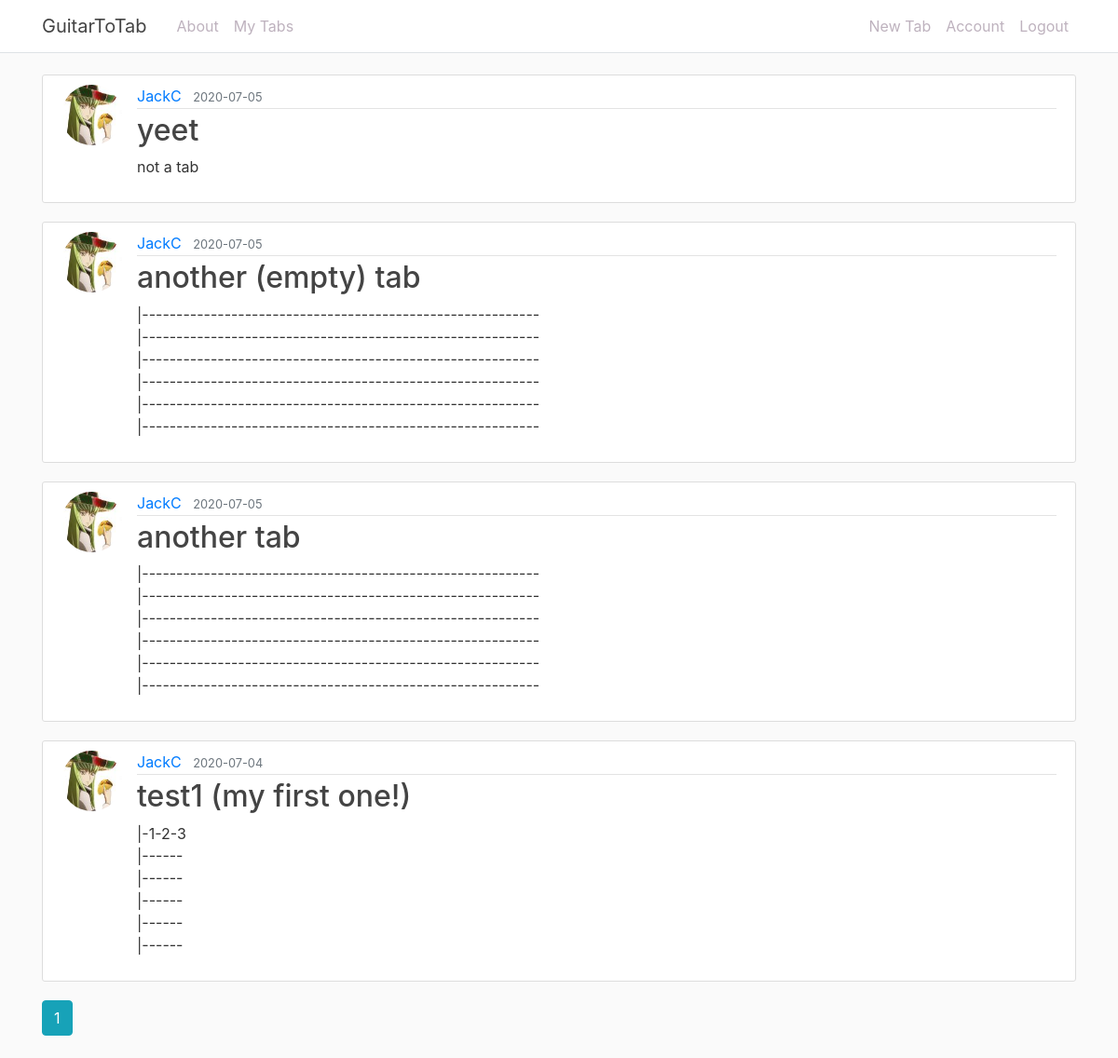
/my_tabs (signed in), run on an earlier commit of the app's database.
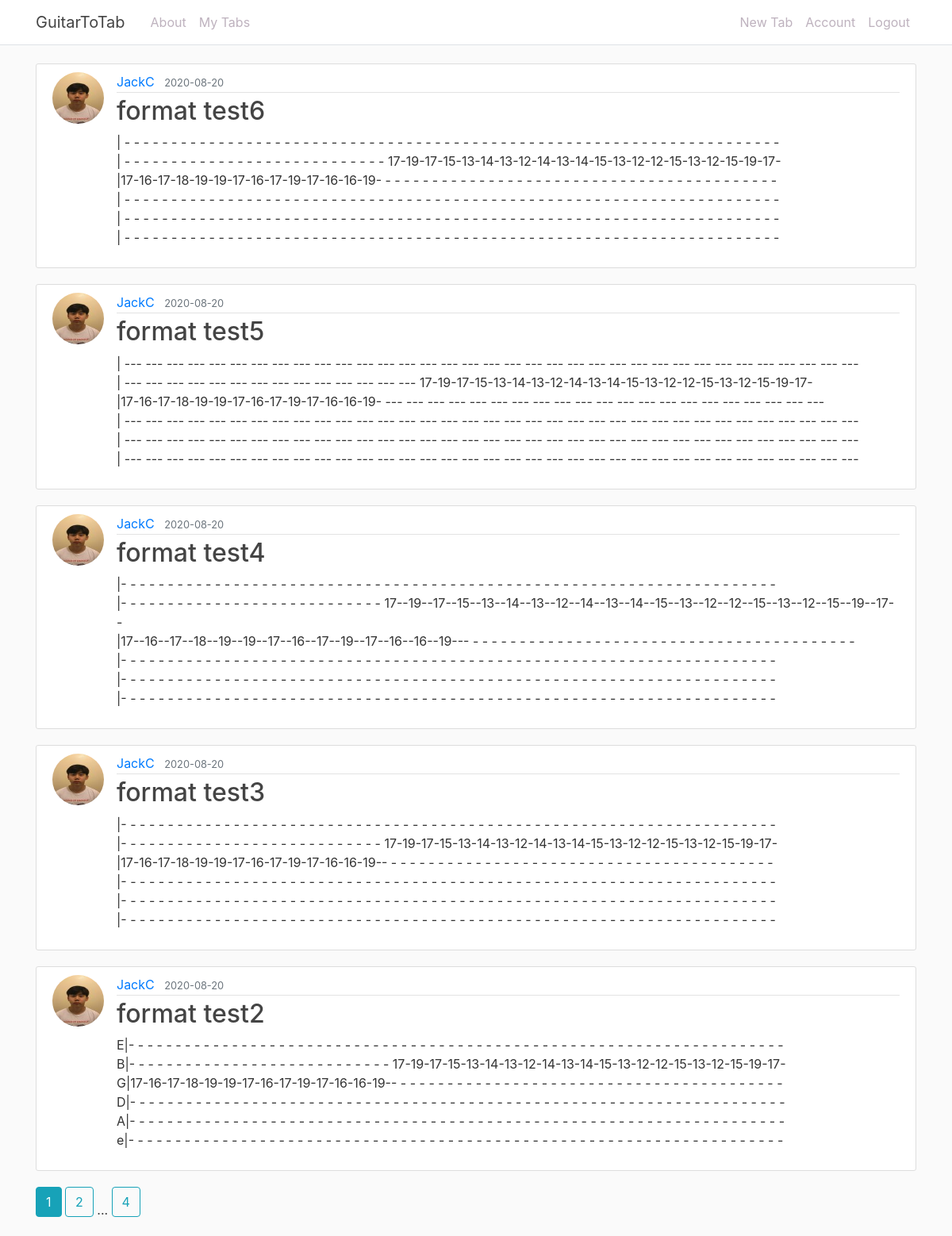
And on a later commit of the database.
### guitartotab/models.py (models this page shows, shortened)
class Tab(db.Model):
    id = db.Column(db.Integer, primary_key=True)
    title = db.Column(db.String(100), nullable=False)
    date_posted = db.Column(db.DateTime, nullable=False, default=datetime.utcnow)
    content = db.Column(db.Text, nullable=False)
    user_id = db.Column(db.Integer, db.ForeignKey('user.id'), nullable=False)

class User(db.Model, UserMixin):
    id = db.Column(db.Integer, primary_key=True)
    username = db.Column(db.String(20), unique=True, nullable=False)
    email = db.Column(db.String(120), unique=True, nullable=False)
    image_file = db.Column(db.String(20), nullable=False, default='default.jpg')
    password = db.Column(db.String(60), nullable=False)
    tabs = db.relationship('Tab', backref='author', lazy=True)

### guitartotab/main/routes.py (the view)
@main.route('/my_tabs')
@login_required
def my_tabs():
    page = request.args.get('page', 1, type=int)
    user = current_user
    tabs = Tab.query.filter_by(author=user).order_by(Tab.date_posted.desc()).paginate(page=page,per_page=5)
    return render_template('home.html', title='My Tabs', tabs=tabs)

### guitartotab/models.py (called while the page is built)
@login_manager.user_loader
def load_user(user_id):
    return User.query.get(int(user_id))

### guitartotab/templates/home.html
{% extends "base2.html" %}
{% block content %}
    {% if tabs.items %}
      {% for tab in tabs.items %}
          <article class="media content-section">
            <img class="rounded-circle article-img" src="{{ url_for('static', filename='profile_pics/' + tab.author.image_file) }}">
            <div class="media-body">
              <div class="article-metadata">
                <a class="mr-2" href="#">{{ tab.author.username }}</a>
                <small class="text-muted">{{ tab.date_posted.strftime('%Y-%m-%d') }}</small>
              </div>
              <h2><a class="article-title" href="{{ url_for('tabs.tab', tab_id=tab.id) }}">{{ tab.title }}</a></h2>
              <p class="article-content">{{ tab.content }}</p>
            </div>
          </article>
      {% endfor %}
      {% for page_num in tabs.iter_pages(left_edge=1, right_edge=1, left_current=1, right_current=2) %}
          {% if page_num %}
            {% if tabs.page == page_num %}
              <a class="btn btn-info mb-4" href="{{ url_for('main.my_tabs', page=page_num) }}">{{ page_num }}</a>
            {% else %}
              <a class="btn btn-outline-info mb-4" href="{{ url_for('main.my_tabs', page=page_num) }}">{{ page_num }}</a>
            {% endif %}
          {% else %}
            ...
          {% endif %}
      {% endfor %}
    {% else %}
      <h1>There seems to be nothing here...</h1>
    {% endif %}
{% endblock content %}

### guitartotab/templates/base2.html (shortened to what this page needs)
<!DOCTYPE html>
<html>
<head>
    <link rel="stylesheet" href="https://maxcdn.bootstrapcdn.com/bootstrap/4.0.0/css/bootstrap.min.css">
    <link rel="stylesheet" type="text/css" href="{{ url_for('static', filename='main.css') }}">
</head>
<body>
    <header class="site-header">
        <nav class="navbar navbar-expand-md navbar-dark bg-steel fixed-top border-bottom">
          <div class="container">
            {% if current_user.is_authenticated %}
              <a class="navbar-brand mr-4" href="/my_tabs">GuitarToTab</a>
            {% else %}
              <a class="navbar-brand mr-4" href="/landing">GuitarToTab</a>
            {% endif %}
            <div class="collapse navbar-collapse" id="navbarToggle">
              <div class="navbar-nav mr-auto">
                {% if current_user.is_authenticated %}
                  <a class="nav-item nav-link" href="{{ url_for('main.about') }}">About</a>
                  <a class="nav-item nav-link" href="{{ url_for('main.my_tabs') }}">My Tabs</a>
                {% else %}
                  <a class="nav-item nav-link" href="{{ url_for('main.about') }}">About</a>
                {% endif %}
              </div>
              <div class="navbar-nav">
                {% if current_user.is_authenticated %}
                  <a class="nav-item nav-link" href="{{ url_for('tabs.new_tabs') }}">New Tab</a>
                  <a class="nav-item nav-link" href="{{ url_for('users.account') }}">Account</a>
                  <a class="nav-item nav-link" href="{{ url_for('users.logout') }}">Logout</a>
                {% else %}
                  <a class="nav-item nav-link" href="{{ url_for('users.login') }}">Login</a>
                  <a class="nav-item nav-link" href="{{ url_for('users.register') }}">Register</a>
                {% endif %}
              </div>
            </div>
          </div>
        </nav>
     </header>
     <main role="main" class="container">
      <div class="row">
        <div class="col-md-12">
          {% block content %}{% endblock %}
        </div>
      </div>
    </main>
</body>
</html>

### guitartotab/static/main.css (style rules this page uses)
body { background: #fafafa; color: #333333; margin-top: 5rem; font-family: -apple-system, BlinkMacSystemFont, 'Segoe UI', Roboto, Oxygen, Ubuntu, Cantarell, 'Open Sans', 'Helvetica Neue', sans-serif; }
h1, h2, h3, h4, h5, h6 { color: #444444; }
.container .navbar-brand { color: #444444; }
.bg-steel { background-color: #ffffff; }
.site-header .navbar-nav .nav-link { color: #beb2be; }
.content-section { background: #ffffff; padding: 10px 20px; border: 1px solid #dddddd; border-radius: 3px; margin-bottom: 20px; }
.article-title { color: #444444; }
.article-content { white-space: pre-line; }
.article-img { height: 65px; width: 65px; margin-right: 16px; }
.article-metadata { padding-bottom: 1px; margin-bottom: 4px; border-bottom: 1px solid #e3e3e3 }

What changed in the data, as far as the page shows it:
no longer on this page (row unchanged): Tab: image_file (picture), author.username "JackC", date_posted "2020-07-05", title "yeet", content "not a tab"
no longer on this page (row edited): Tab: image_file (picture), author.username "JackC", date_posted "2020-07-05", title "another (empty) tab", content "|---------------------------------------------------------- |---------------------------------------------------------- |---------------------------------------------------------- |---------------------------------------------------------- |---------------------------------------------------------- |----------------------------------------------------------"
no longer on this page (row unchanged): Tab: image_file (picture), author.username "JackC", date_posted "2020-07-05", title "another tab", content "|---------------------------------------------------------- |---------------------------------------------------------- |---------------------------------------------------------- |---------------------------------------------------------- |---------------------------------------------------------- |----------------------------------------------------------"
no longer on this page (row unchanged): Tab: image_file (picture), author.username "JackC", date_posted "2020-07-04", title "test1 (my first one!)", content "|-1-2-3 |------ |------ |------ |------ |------"
added Tab: image_file (picture), author.username "JackC", date_posted "2020-08-20", title "format test6", content "| - - - - - - - - - - - - - - - - - - - - - - - - - - - - - - - - - - - - - - - - - - - - - - - - - - - - - - - - - - - - - - - - - - - - - - | - - - - - - - - - - - - - - - - - - - - - - - - - - - - 17-19-17-15-13-14-13-12-14-13-14-15-13-12-12-15-13-12-15-19-17- |17-16-17-18-19-19-17-16-17-19-17-16-16-19- - - - - - - - - - - - - - - - - - - - - - - - - - - - - - - - - - - - - - - - - - - | - - - - - - - - - - - - - - - - - - - - - - - - - - - - - - - - - - - - - - - - - - - - - - - - - - - - - - - - - - - - - - - - - - - - - - | - - - - - - - - - - - - - - - - - - - - - - - - - - - - - - - - - - - - - - - - - - - - - - - - - - - - - - - - - - - - - - - - - - - - - - | - - - - - - - - - - -…"
added Tab: image_file (picture), author.username "JackC", date_posted "2020-08-20", title "format test5", content "| --- --- --- --- --- --- --- --- --- --- --- --- --- --- --- --- --- --- --- --- --- --- --- --- --- --- --- --- --- --- --- --- --- --- --- | --- --- --- --- --- --- --- --- --- --- --- --- --- --- 17-19-17-15-13-14-13-12-14-13-14-15-13-12-12-15-13-12-15-19-17- |17-16-17-18-19-19-17-16-17-19-17-16-16-19- --- --- --- --- --- --- --- --- --- --- --- --- --- --- --- --- --- --- --- --- --- | --- --- --- --- --- --- --- --- --- --- --- --- --- --- --- --- --- --- --- --- --- --- --- --- --- --- --- --- --- --- --- --- --- --- --- | --- --- --- --- --- --- --- --- --- --- --- --- --- --- --- --- --- --- --- --- --- --- --- --- --- --- --- --- --- --- --- --- --- --- --- | --- --- --- --- ---…"
added Tab: image_file (picture), author.username "JackC", date_posted "2020-08-20", title "format test4", content "|- - - - - - - - - - - - - - - - - - - - - - - - - - - - - - - - - - - - - - - - - - - - - - - - - - - - - - - - - - - - - - - - - - - - - - |- - - - - - - - - - - - - - - - - - - - - - - - - - - - 17--19--17--15--13--14--13--12--14--13--14--15--13--12--12--15--13--12--15--19--17-- |17--16--17--18--19--19--17--16--17--19--17--16--16--19--- - - - - - - - - - - - - - - - - - - - - - - - - - - - - - - - - - - - - - - - - - |- - - - - - - - - - - - - - - - - - - - - - - - - - - - - - - - - - - - - - - - - - - - - - - - - - - - - - - - - - - - - - - - - - - - - - |- - - - - - - - - - - - - - - - - - - - - - - - - - - - - - - - - - - - - - - - - - - - - - - - - - - - - - - - - - - - - - - - - - -…"
added Tab: image_file (picture), author.username "JackC", date_posted "2020-08-20", title "format test3", content "|- - - - - - - - - - - - - - - - - - - - - - - - - - - - - - - - - - - - - - - - - - - - - - - - - - - - - - - - - - - - - - - - - - - - - - |- - - - - - - - - - - - - - - - - - - - - - - - - - - - 17-19-17-15-13-14-13-12-14-13-14-15-13-12-12-15-13-12-15-19-17- |17-16-17-18-19-19-17-16-17-19-17-16-16-19-- - - - - - - - - - - - - - - - - - - - - - - - - - - - - - - - - - - - - - - - - - |- - - - - - - - - - - - - - - - - - - - - - - - - - - - - - - - - - - - - - - - - - - - - - - - - - - - - - - - - - - - - - - - - - - - - - |- - - - - - - - - - - - - - - - - - - - - - - - - - - - - - - - - - - - - - - - - - - - - - - - - - - - - - - - - - - - - - - - - - - - - - |- - - - - - - - - - - - - -…"
added Tab: image_file (picture), author.username "JackC", date_posted "2020-08-20", title "format test2", content "E|- - - - - - - - - - - - - - - - - - - - - - - - - - - - - - - - - - - - - - - - - - - - - - - - - - - - - - - - - - - - - - - - - - - - - - B|- - - - - - - - - - - - - - - - - - - - - - - - - - - - 17-19-17-15-13-14-13-12-14-13-14-15-13-12-12-15-13-12-15-19-17- G|17-16-17-18-19-19-17-16-17-19-17-16-16-19-- - - - - - - - - - - - - - - - - - - - - - - - - - - - - - - - - - - - - - - - - - D|- - - - - - - - - - - - - - - - - - - - - - - - - - - - - - - - - - - - - - - - - - - - - - - - - - - - - - - - - - - - - - - - - - - - - - A|- - - - - - - - - - - - - - - - - - - - - - - - - - - - - - - - - - - - - - - - - - - - - - - - - - - - - - - - - - - - - - - - - - - - - - e|- - - - - - - - - - -…"
Also different on the page:
new list line: "2"
new list line: "4"
